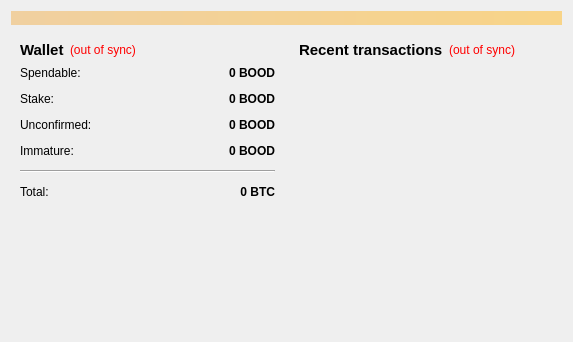
<?xml version="1.0" encoding="UTF-8"?>
<ui version="4.0">
 <class>OverviewPage</class>
 <widget class="QWidget" name="OverviewPage">
  <property name="geometry">
   <rect>
    <x>0</x>
    <y>0</y>
    <width>573</width>
    <height>342</height>
   </rect>
  </property>
  <property name="windowTitle">
   <string>Form</string>
  </property>
  <layout class="QVBoxLayout" name="topLayout">
   <item>
    <widget class="QLabel" name="labelAlerts">
     <property name="visible">
      <bool>false</bool>
     </property>
     <property name="styleSheet">
      <string notr="true">background-color: qlineargradient(x1: 0, y1: 0, x2: 1, y2: 0, stop:0 #F0D0A0, stop:1 #F8D488);  color:#000000
</string>
     </property>
     <property name="wordWrap">
      <bool>true</bool>
     </property>
     <property name="margin">
      <number>3</number>
     </property>
    </widget>
   </item>
   <item>
    <layout class="QHBoxLayout" name="horizontalLayout" stretch="1,1">
     <item>
      <layout class="QVBoxLayout" name="verticalLayout_2">
       <item>
        <widget class="QWidget" name="widget" native="true">
         <layout class="QVBoxLayout" name="verticalLayout_4">
          <item>
           <layout class="QHBoxLayout" name="horizontalLayout_4">
            <item>
             <widget class="QLabel" name="label_5">
              <property name="font">
               <font>
                <pointsize>11</pointsize>
                <weight>75</weight>
                <bold>true</bold>
               </font>
              </property>
              <property name="text">
               <string>Wallet</string>
              </property>
             </widget>
            </item>
            <item>
             <widget class="QLabel" name="labelWalletStatus">
              <property name="toolTip">
               <string>The displayed information may be out of date. Your wallet automatically synchronizes with the Boodle network after a connection is established, but this process has not completed yet.</string>
              </property>
              <property name="styleSheet">
               <string notr="true">QLabel { color: red; }</string>
              </property>
              <property name="text">
               <string notr="true">(out of sync)</string>
              </property>
              <property name="alignment">
               <set>Qt::AlignLeading|Qt::AlignLeft|Qt::AlignVCenter</set>
              </property>
             </widget>
            </item>
            <item>
             <spacer name="horizontalSpacer_2">
              <property name="orientation">
               <enum>Qt::Horizontal</enum>
              </property>
              <property name="sizeHint" stdset="0">
               <size>
                <width>40</width>
                <height>20</height>
               </size>
              </property>
             </spacer>
            </item>
           </layout>
          </item>
          <item>
           <layout class="QFormLayout" name="formLayout_2">
            <property name="fieldGrowthPolicy">
             <enum>QFormLayout::AllNonFixedFieldsGrow</enum>
            </property>
            <property name="horizontalSpacing">
             <number>12</number>
            </property>
            <property name="verticalSpacing">
             <number>12</number>
            </property>
            <item row="0" column="0">
             <widget class="QLabel" name="label">
              <property name="text">
               <string>Spendable:</string>
              </property>
             </widget>
            </item>
            <item row="0" column="1">
             <widget class="QLabel" name="labelBalance">
              <property name="font">
               <font>
                <weight>75</weight>
                <bold>true</bold>
               </font>
              </property>
              <property name="cursor">
               <cursorShape>IBeamCursor</cursorShape>
              </property>
              <property name="toolTip">
               <string>Your current spendable balance</string>
              </property>
              <property name="text">
               <string notr="true">0 BOOD</string>
              </property>
              <property name="alignment">
               <set>Qt::AlignRight|Qt::AlignTrailing|Qt::AlignVCenter</set>
              </property>
              <property name="textInteractionFlags">
               <set>Qt::LinksAccessibleByMouse|Qt::TextSelectableByKeyboard|Qt::TextSelectableByMouse</set>
              </property>
             </widget>
            </item>
            <item row="1" column="0">
             <widget class="QLabel" name="label_6">
              <property name="text">
               <string>Stake:</string>
              </property>
             </widget>
            </item>
            <item row="1" column="1">
             <widget class="QLabel" name="labelStake">
              <property name="font">
               <font>
                <weight>75</weight>
                <bold>true</bold>
               </font>
              </property>
              <property name="cursor">
               <cursorShape>IBeamCursor</cursorShape>
              </property>
              <property name="toolTip">
               <string>Total of coins that was staked, and do not yet count toward the current balance</string>
              </property>
              <property name="text">
               <string notr="true">0 BOOD</string>
              </property>
              <property name="alignment">
               <set>Qt::AlignRight|Qt::AlignTrailing|Qt::AlignVCenter</set>
              </property>
              <property name="textInteractionFlags">
               <set>Qt::LinksAccessibleByMouse|Qt::TextSelectableByKeyboard|Qt::TextSelectableByMouse</set>
              </property>
             </widget>
            </item>
            <item row="2" column="0">
             <widget class="QLabel" name="label_3">
              <property name="text">
               <string>Unconfirmed:</string>
              </property>
             </widget>
            </item>
            <item row="2" column="1">
             <widget class="QLabel" name="labelUnconfirmed">
              <property name="font">
               <font>
                <weight>75</weight>
                <bold>true</bold>
               </font>
              </property>
              <property name="cursor">
               <cursorShape>IBeamCursor</cursorShape>
              </property>
              <property name="toolTip">
               <string>Total of transactions that have yet to be confirmed, and do not yet count toward the current balance</string>
              </property>
              <property name="text">
               <string notr="true">0 BOOD</string>
              </property>
              <property name="alignment">
               <set>Qt::AlignRight|Qt::AlignTrailing|Qt::AlignVCenter</set>
              </property>
              <property name="textInteractionFlags">
               <set>Qt::LinksAccessibleByMouse|Qt::TextSelectableByKeyboard|Qt::TextSelectableByMouse</set>
              </property>
             </widget>
            </item>
            <item row="3" column="0">
             <widget class="QLabel" name="labelImmatureText">
              <property name="text">
               <string>Immature:</string>
              </property>
             </widget>
            </item>
            <item row="3" column="1">
             <widget class="QLabel" name="labelImmature">
              <property name="font">
               <font>
                <weight>75</weight>
                <bold>true</bold>
               </font>
              </property>
              <property name="toolTip">
               <string>Mined balance that has not yet matured</string>
              </property>
              <property name="text">
               <string notr="true">0 BOOD</string>
              </property>
              <property name="alignment">
               <set>Qt::AlignRight|Qt::AlignTrailing|Qt::AlignVCenter</set>
              </property>
              <property name="textInteractionFlags">
               <set>Qt::LinksAccessibleByMouse|Qt::TextSelectableByKeyboard|Qt::TextSelectableByMouse</set>
              </property>
             </widget>
            </item>
            <item row="4" column="0" colspan="2">
             <widget class="Line" name="line">
              <property name="orientation">
               <enum>Qt::Horizontal</enum>
              </property>
             </widget>
            </item>
            <item row="5" column="0">
             <widget class="QLabel" name="labelTotalText">
              <property name="text">
               <string>Total:</string>
              </property>
             </widget>
            </item>
            <item row="5" column="1">
             <widget class="QLabel" name="labelTotal">
              <property name="font">
               <font>
                <weight>75</weight>
                <bold>true</bold>
               </font>
              </property>
              <property name="cursor">
               <cursorShape>IBeamCursor</cursorShape>
              </property>
              <property name="toolTip">
               <string>Your current total balance</string>
              </property>
              <property name="text">
               <string notr="true">0 BTC</string>
              </property>
              <property name="alignment">
               <set>Qt::AlignRight|Qt::AlignTrailing|Qt::AlignVCenter</set>
              </property>
              <property name="textInteractionFlags">
               <set>Qt::LinksAccessibleByMouse|Qt::TextSelectableByKeyboard|Qt::TextSelectableByMouse</set>
              </property>
             </widget>
            </item>
           </layout>
          </item>
         </layout>
        </widget>
       </item>
       <item>
        <spacer name="verticalSpacer">
         <property name="orientation">
          <enum>Qt::Vertical</enum>
         </property>
         <property name="sizeHint" stdset="0">
          <size>
           <width>20</width>
           <height>40</height>
          </size>
         </property>
        </spacer>
       </item>
      </layout>
     </item>
     <item>
      <layout class="QVBoxLayout" name="verticalLayout_3">
       <item>
        <widget class="QWidget" name="widget_2" native="true">
         <layout class="QVBoxLayout" name="verticalLayout">
          <item>
           <layout class="QHBoxLayout" name="horizontalLayout_2">
            <item>
             <widget class="QLabel" name="label_4">
              <property name="font">
               <font>
                <pointsize>11</pointsize>
                <weight>75</weight>
                <bold>true</bold>
               </font>
              </property>
              <property name="text">
               <string>&lt;b&gt;Recent transactions&lt;/b&gt;</string>
              </property>
             </widget>
            </item>
            <item>
             <widget class="QLabel" name="labelTransactionsStatus">
              <property name="toolTip">
               <string>The displayed information may be out of date. Your wallet automatically synchronizes with the Boodle network after a connection is established, but this process has not completed yet.</string>
              </property>
              <property name="styleSheet">
               <string notr="true">QLabel { color: red; }</string>
              </property>
              <property name="text">
               <string notr="true">(out of sync)</string>
              </property>
              <property name="alignment">
               <set>Qt::AlignRight|Qt::AlignTrailing|Qt::AlignVCenter</set>
              </property>
             </widget>
            </item>
            <item>
             <spacer name="horizontalSpacer">
              <property name="orientation">
               <enum>Qt::Horizontal</enum>
              </property>
              <property name="sizeHint" stdset="0">
               <size>
                <width>40</width>
                <height>20</height>
               </size>
              </property>
             </spacer>
            </item>
           </layout>
          </item>
          <item>
           <widget class="QListView" name="listTransactions">
            <property name="styleSheet">
             <string notr="true">QListView { background: transparent; }</string>
            </property>
            <property name="frameShape">
             <enum>QFrame::NoFrame</enum>
            </property>
            <property name="verticalScrollBarPolicy">
             <enum>Qt::ScrollBarAlwaysOff</enum>
            </property>
            <property name="horizontalScrollBarPolicy">
             <enum>Qt::ScrollBarAlwaysOff</enum>
            </property>
            <property name="selectionMode">
             <enum>QAbstractItemView::NoSelection</enum>
            </property>
           </widget>
          </item>
         </layout>
        </widget>
       </item>
      </layout>
     </item>
    </layout>
   </item>
  </layout>
 </widget>
 <resources/>
 <connections/>
</ui>
